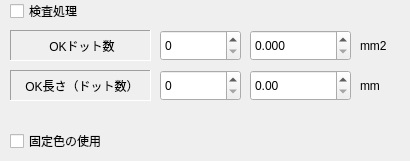
   <widget class="QWidget" name="tab_11">
    <attribute name="title">
     <string>HSV</string>
    </attribute>
    <widget class="QCheckBox" name="checkBoxHsvCheckMode">
     <property name="geometry">
      <rect>
       <x>10</x>
       <y>0</y>
       <width>201</width>
       <height>22</height>
      </rect>
     </property>
     <property name="text">
      <string>検査処理</string>
     </property>
    </widget>
    <widget class="QSpinBox" name="EditHsvOKDot">
     <property name="geometry">
      <rect>
       <x>160</x>
       <y>30</y>
       <width>81</width>
       <height>31</height>
      </rect>
     </property>
     <property name="maximum">
      <number>99999999</number>
     </property>
    </widget>
    <widget class="QLabel" name="label_92">
     <property name="geometry">
      <rect>
       <x>10</x>
       <y>30</y>
       <width>141</width>
       <height>31</height>
      </rect>
     </property>
     <property name="frameShape">
      <enum>QFrame::Panel</enum>
     </property>
     <property name="frameShadow">
      <enum>QFrame::Sunken</enum>
     </property>
     <property name="text">
      <string>OKドット数</string>
     </property>
     <property name="alignment">
      <set>Qt::AlignCenter|Qt::AlignHCenter|Qt::AlignLeading|Qt::AlignLeft|Qt::AlignVCenter</set>
     </property>
    </widget>
    <widget class="QCheckBox" name="checkBoxHsvFixedColorMode">
     <property name="geometry">
      <rect>
       <x>10</x>
       <y>130</y>
       <width>221</width>
       <height>22</height>
      </rect>
     </property>
     <property name="text">
      <string>固定色の使用</string>
     </property>
    </widget>
    <widget class="QSpinBox" name="EditHsvOKLength">
     <property name="geometry">
      <rect>
       <x>160</x>
       <y>70</y>
       <width>81</width>
       <height>31</height>
      </rect>
     </property>
     <property name="maximum">
      <number>99999999</number>
     </property>
    </widget>
    <widget class="QLabel" name="label_96">
     <property name="geometry">
      <rect>
       <x>10</x>
       <y>70</y>
       <width>141</width>
       <height>31</height>
      </rect>
     </property>
     <property name="frameShape">
      <enum>QFrame::Panel</enum>
     </property>
     <property name="frameShadow">
      <enum>QFrame::Sunken</enum>
     </property>
     <property name="text">
      <string>OK長さ（ドット数）</string>
     </property>
     <property name="alignment">
      <set>Qt::AlignCenter|Qt::AlignHCenter|Qt::AlignLeading|Qt::AlignLeft|Qt::AlignVCenter</set>
     </property>
    </widget>
    <widget class="QDoubleSpinBox" name="doubleSpinBoxHsvOKLengthMM">
     <property name="geometry">
      <rect>
       <x>250</x>
       <y>70</y>
       <width>101</width>
       <height>31</height>
      </rect>
     </property>
     <property name="maximum">
      <double>99999999.000000000000000</double>
     </property>
    </widget>
    <widget class="QLabel" name="label_81">
     <property name="geometry">
      <rect>
       <x>360</x>
       <y>70</y>
       <width>41</width>
       <height>31</height>
      </rect>
     </property>
     <property name="text">
      <string>mm</string>
     </property>
    </widget>
    <widget class="QDoubleSpinBox" name="doubleSpinBoxHsvOKDotMM">
     <property name="geometry">
      <rect>
       <x>250</x>
       <y>30</y>
       <width>101</width>
       <height>31</height>
      </rect>
     </property>
     <property name="decimals">
      <number>3</number>
     </property>
     <property name="maximum">
      <double>99999999.000000000000000</double>
     </property>
     <property name="singleStep">
      <double>0.100000000000000</double>
     </property>
    </widget>
    <widget class="QLabel" name="label_15">
     <property name="geometry">
      <rect>
       <x>360</x>
       <y>30</y>
       <width>41</width>
       <height>31</height>
      </rect>
     </property>
     <property name="text">
      <string>mm2</string>
     </property>
    </widget>
   </widget>
